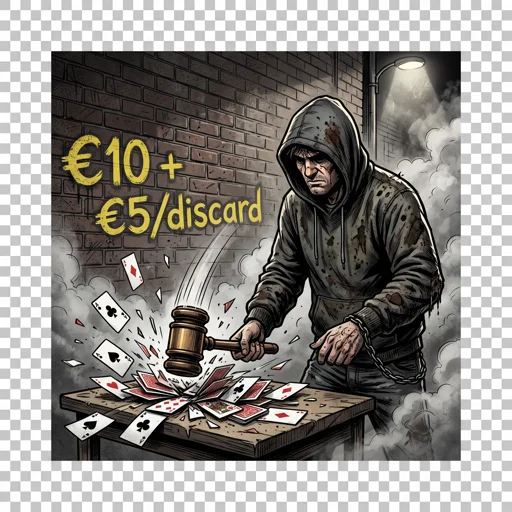
#> input picture app/src/main/assets/art/cards/asset_auction.webp, 512 x 512 px
$ python frame.py ../../app/src/main/assets/art/cards/asset_auction.webp ../../app/src/main/assets/art/cards/bounced_check.webp
#> lines starting #> are read from the running program, lines starting #| are printed output that depends on the picture
"""Cover-crop a generated still to the 1280x720 design space and flatten it.

Opaque on purpose: an alpha channel here is a bug, not a feature -- drawBackground never
blends these, and a stray channel just costs texture memory.  Unlike every other asset in
this project these need no keying, because they are full-bleed and were never asked for a
transparent background.
"""
import sys

from PIL import Image

TW, TH = 1280, 720


def frame(src, out):
    im = Image.open(src).convert("RGB")
#> im is the input picture: PIL image 512x512 RGB; mean R, G, B 142, 138.5, 133.8
    w, h = im.size
#> w = 512; h = 512
    scale = max(TW / w, TH / h)
#> scale = 2.5
    im = im.resize((round(w * scale), round(h * scale)), Image.LANCZOS)
#> im: PIL image 1280x1280 RGB
    x, y = (im.width - TW) // 2, (im.height - TH) // 2
#> x = 0; y = 280
    im.crop((x, y, x + TW, y + TH)).save(out)
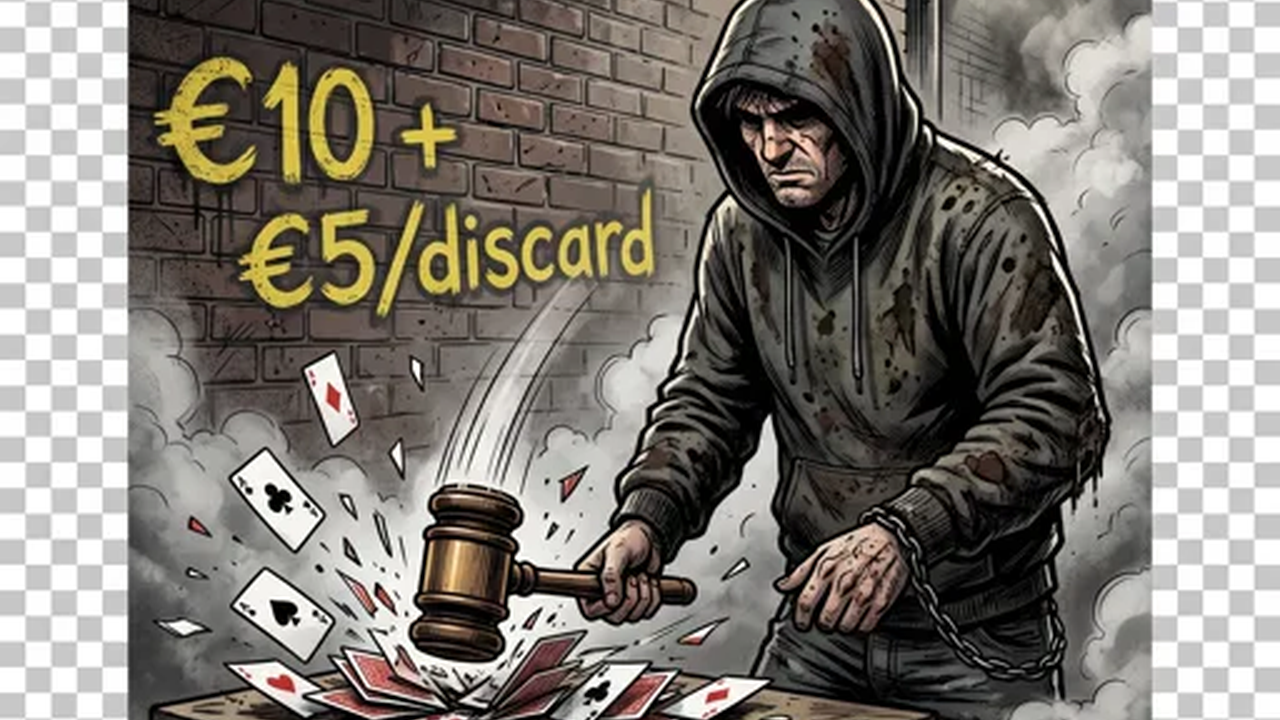
#> saved as bounced_check.webp: PIL image 1280x720 RGB; mean R, G, B 127, 122.4, 115.7


if __name__ == "__main__":
    frame(sys.argv[1], sys.argv[2])

$ run again, on app/src/main/assets/art/cards/compound_interest.webp
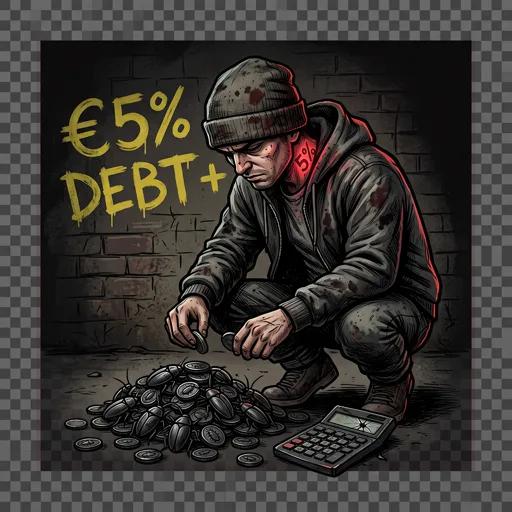
#> input picture app/src/main/assets/art/cards/compound_interest.webp, 512 x 512 px
#> in frame, im is the input picture: PIL image 512x512 RGB; mean R, G, B 57, 53.5, 49.7
#> im: PIL image 1280x1280 RGB
#> in frame, `im.crop((x, y, x + TW, y + TH)).save(out)`:
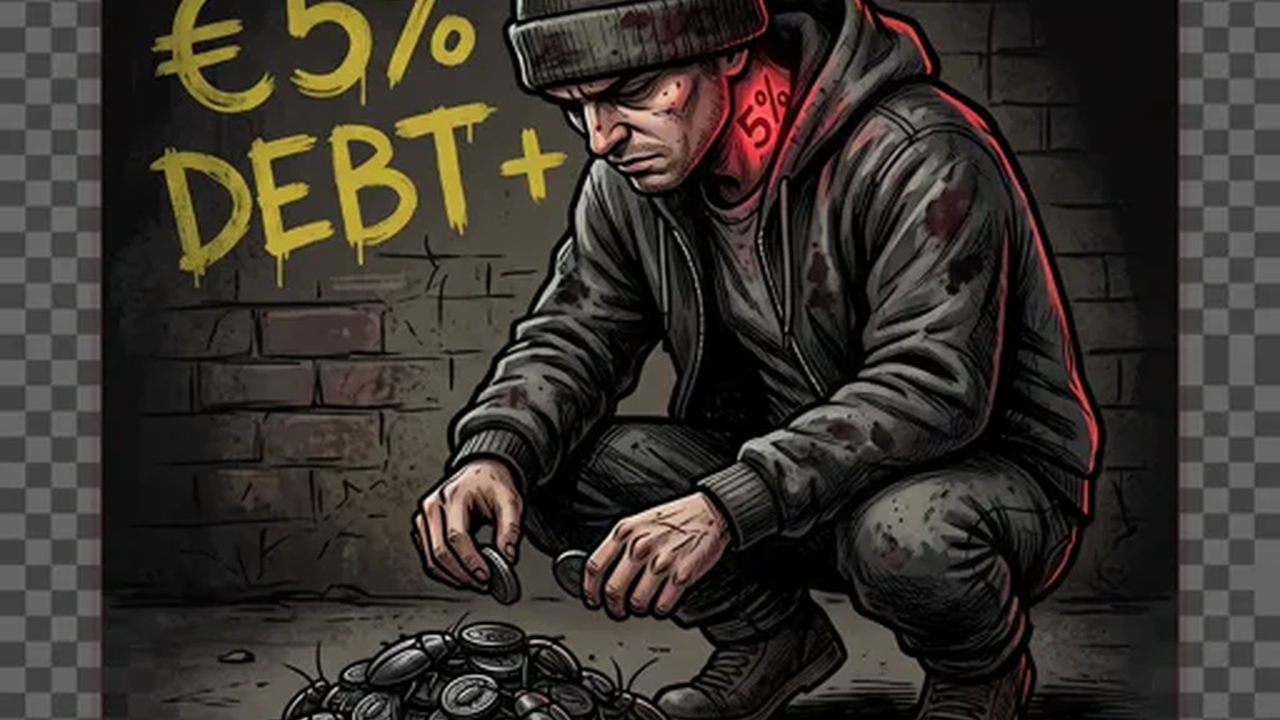
#> saved as compound_interest.webp: PIL image 1280x720 RGB; mean R, G, B 56.3, 50.9, 45.1

$ run again, on app/src/main/assets/art/cards/debt_forgiveness.webp
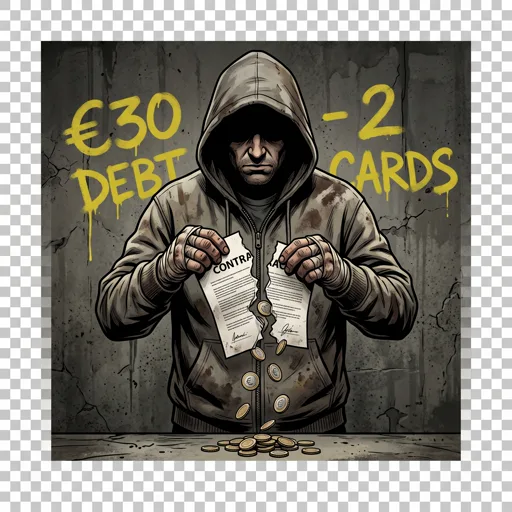
#> input picture app/src/main/assets/art/cards/debt_forgiveness.webp, 512 x 512 px
#> in frame, im is the input picture: PIL image 512x512 RGB; mean R, G, B 128.5, 125.3, 115.9
#> im: PIL image 1280x1280 RGB
#> in frame, `im.crop((x, y, x + TW, y + TH)).save(out)`:
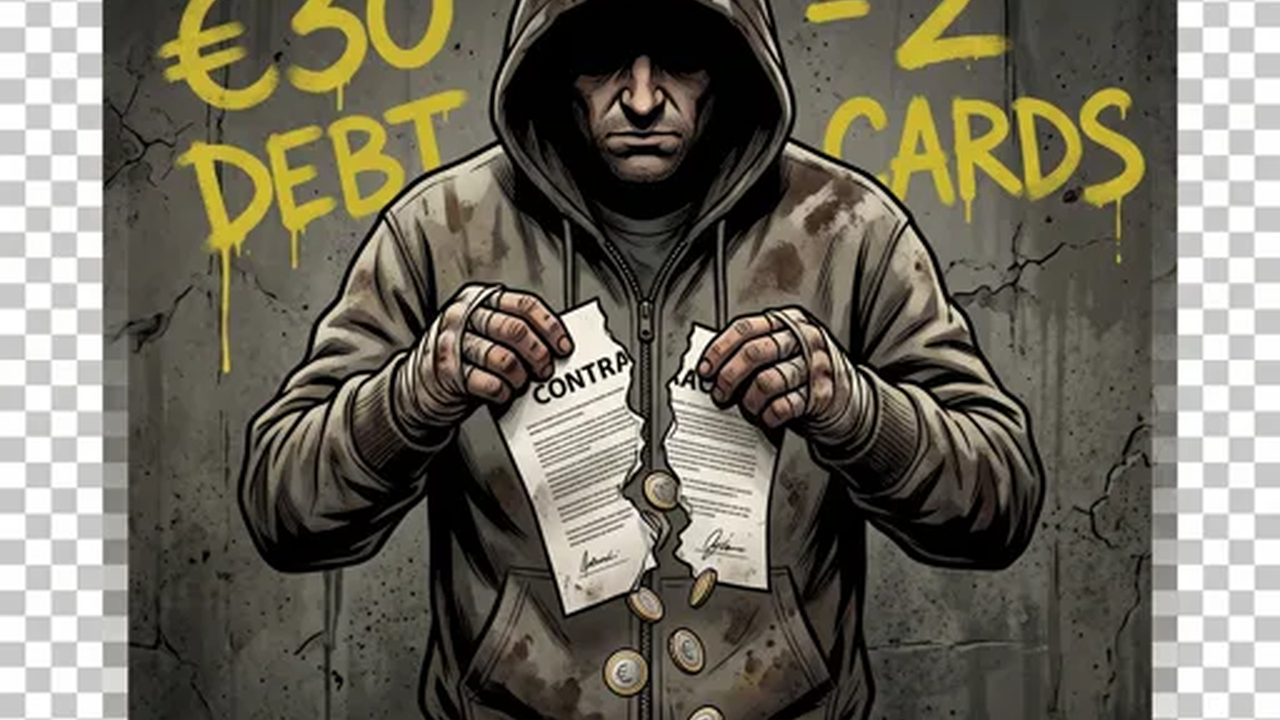
#> saved as debt_forgiveness.webp: PIL image 1280x720 RGB; mean R, G, B 110.9, 106.5, 93.7

$ run again, on app/src/main/assets/art/cards/eternal_debt.webp
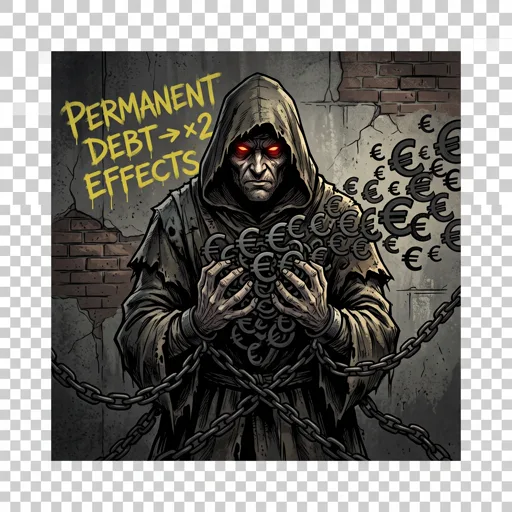
#> input picture app/src/main/assets/art/cards/eternal_debt.webp, 512 x 512 px
#> in frame, im is the input picture: PIL image 512x512 RGB; mean R, G, B 123.3, 121.5, 116.7
#> im: PIL image 1280x1280 RGB
#> in frame, `im.crop((x, y, x + TW, y + TH)).save(out)`:
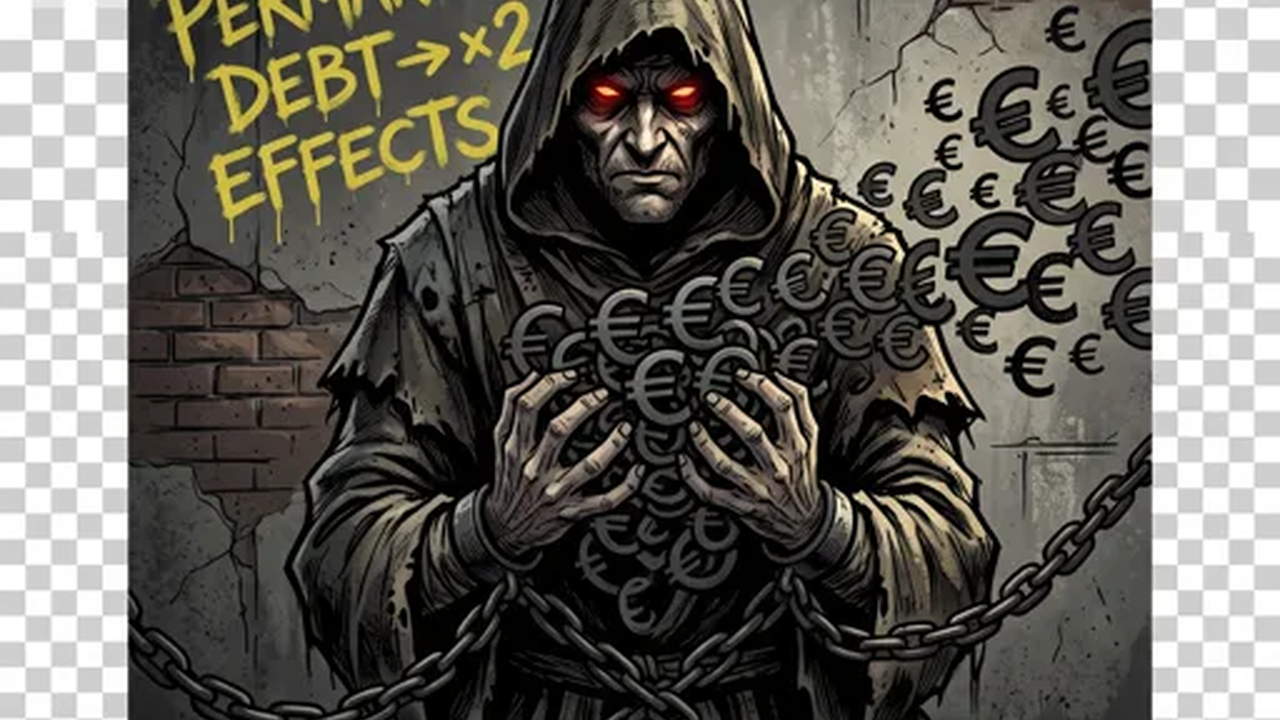
#> saved as eternal_debt.webp: PIL image 1280x720 RGB; mean R, G, B 99.6, 97.1, 90.7
